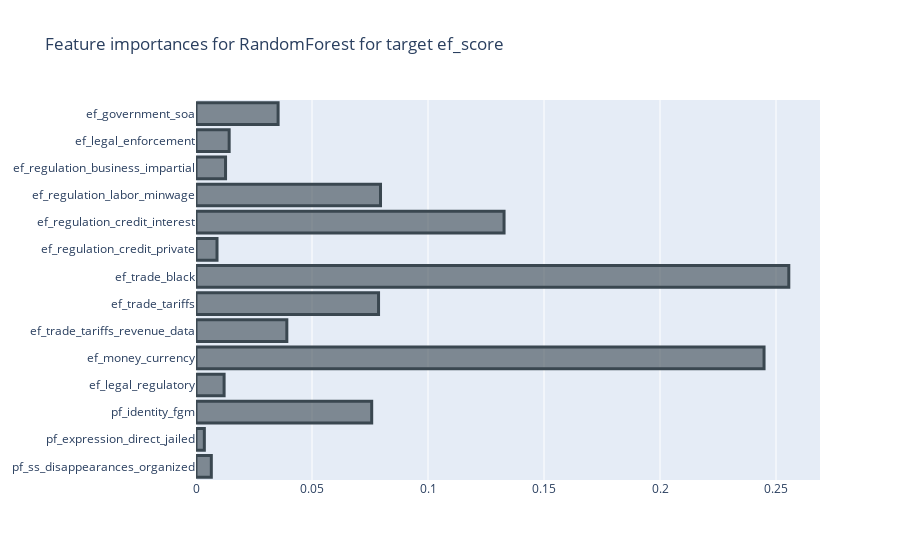
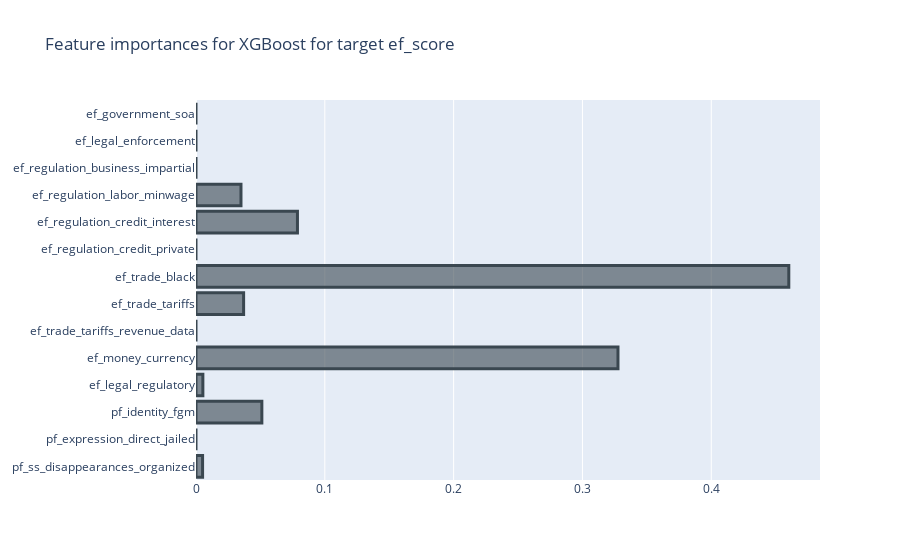
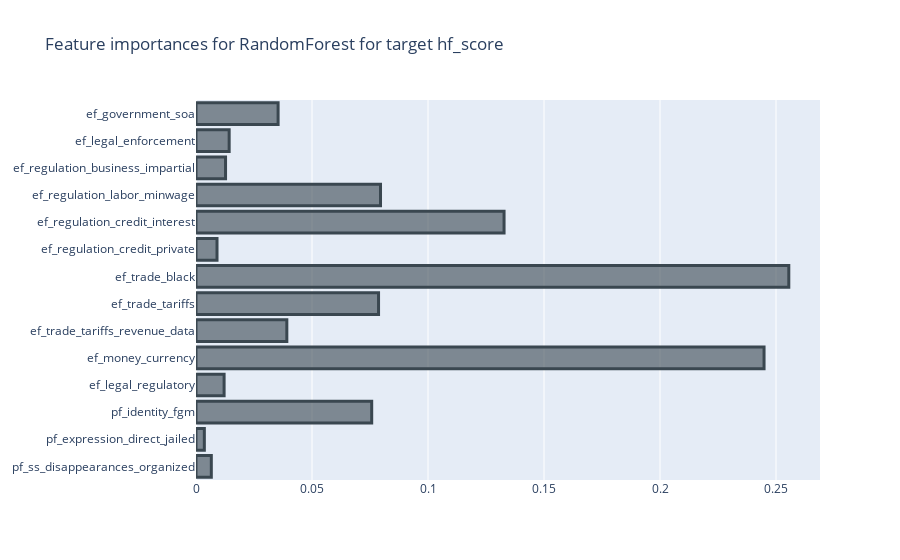
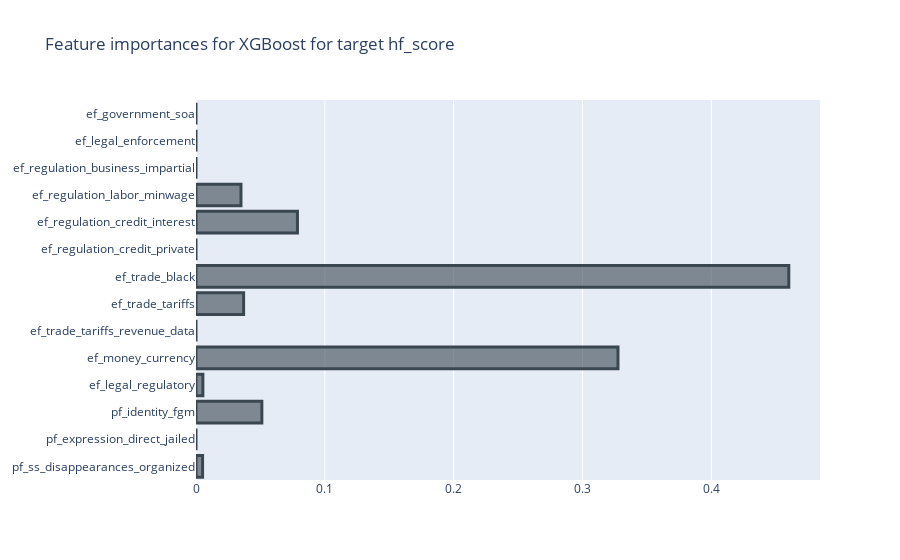

Notebook source saved alongside these figures, in order:
### Code cell
tscv = TimeSeriesSplit(n_splits=5)
skf = StratifiedKFold(n_splits=5)

# With temporal sampling
best_models_rf_temporal, best_models_xgb_temporal = rf_xg_model(X_temp_train, X_temp_test, y_temp_train, y_temp_test, selected_features_dict_temporal, cv=tscv)

### Figure 1 — Plotly figure (JSON) as saved in the notebook; plotly's stock layout.template omitted (floating-point values rounded to 4 significant figures)
{"data": [{"marker": {"color": "rgba(58, 71, 80, 0.6)", "line": {"color": "rgba(58, 71, 80, 1.0)", "width": 3}}, "orientation": "h", "type": "bar", "x": [0.006603, 0.003593, 0.07573, 0.01211, 0.2448, 0.03915, 0.07868, 0.2555, 0.009055, 0.1328, 0.07953, 0.01273, 0.01429, 0.03539], "y": ["pf_ss_disappearances_organized", "pf_expression_direct_jailed", "pf_identity_fgm", "ef_legal_regulatory", "ef_money_currency", "ef_trade_tariffs_revenue_data", "ef_trade_tariffs", "ef_trade_black", "ef_regulation_credit_private", "ef_regulation_credit_interest", "ef_regulation_labor_minwage", "ef_regulation_business_impartial", "ef_legal_enforcement", "ef_government_soa"]}], "layout": {"title": {"text": "Feature importances for RandomForest for target ef_score"}}}

### Figure 2 — Plotly figure (JSON) as saved in the notebook; plotly's stock layout.template omitted (floating-point values rounded to 4 significant figures)
{"data": [{"marker": {"color": "rgba(58, 71, 80, 0.6)", "line": {"color": "rgba(58, 71, 80, 1.0)", "width": 3}}, "orientation": "h", "type": "bar", "x": [0.00511, 0, 0.05112, 0.005335, 0.3276, 0, 0.03697, 0.4602, 0, 0.07876, 0.03492, 0, 0, 0], "y": ["pf_ss_disappearances_organized", "pf_expression_direct_jailed", "pf_identity_fgm", "ef_legal_regulatory", "ef_money_currency", "ef_trade_tariffs_revenue_data", "ef_trade_tariffs", "ef_trade_black", "ef_regulation_credit_private", "ef_regulation_credit_interest", "ef_regulation_labor_minwage", "ef_regulation_business_impartial", "ef_legal_enforcement", "ef_government_soa"]}], "layout": {"title": {"text": "Feature importances for XGBoost for target ef_score"}}}

### Figure 3 — Plotly figure (JSON) as saved in the notebook; plotly's stock layout.template omitted (floating-point values rounded to 4 significant figures)
{"data": [{"marker": {"color": "rgba(58, 71, 80, 0.6)", "line": {"color": "rgba(58, 71, 80, 1.0)", "width": 3}}, "orientation": "h", "type": "bar", "x": [0.006603, 0.003593, 0.07573, 0.01211, 0.2448, 0.03915, 0.07868, 0.2555, 0.009055, 0.1328, 0.07953, 0.01273, 0.01429, 0.03539], "y": ["pf_ss_disappearances_organized", "pf_expression_direct_jailed", "pf_identity_fgm", "ef_legal_regulatory", "ef_money_currency", "ef_trade_tariffs_revenue_data", "ef_trade_tariffs", "ef_trade_black", "ef_regulation_credit_private", "ef_regulation_credit_interest", "ef_regulation_labor_minwage", "ef_regulation_business_impartial", "ef_legal_enforcement", "ef_government_soa"]}], "layout": {"title": {"text": "Feature importances for RandomForest for target hf_score"}}}

### Figure 4 — Plotly figure (JSON) as saved in the notebook; plotly's stock layout.template omitted (floating-point values rounded to 4 significant figures)
{"data": [{"marker": {"color": "rgba(58, 71, 80, 0.6)", "line": {"color": "rgba(58, 71, 80, 1.0)", "width": 3}}, "orientation": "h", "type": "bar", "x": [0.00511, 0, 0.05112, 0.005335, 0.3276, 0, 0.03697, 0.4602, 0, 0.07876, 0.03492, 0, 0, 0], "y": ["pf_ss_disappearances_organized", "pf_expression_direct_jailed", "pf_identity_fgm", "ef_legal_regulatory", "ef_money_currency", "ef_trade_tariffs_revenue_data", "ef_trade_tariffs", "ef_trade_black", "ef_regulation_credit_private", "ef_regulation_credit_interest", "ef_regulation_labor_minwage", "ef_regulation_business_impartial", "ef_legal_enforcement", "ef_government_soa"]}], "layout": {"title": {"text": "Feature importances for XGBoost for target hf_score"}}}
